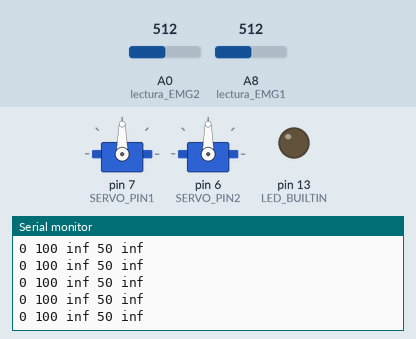
The sketch below on a simulated Arduino Mega 2560, built with avr-gcc and run on an emulated ATmega2560. Parts: 2 × servo, output pins drawn as LEDs (lit = HIGH), the last lines printed to the serial monitor. The inputs (shaded band) are chosen by the test bench; at power-on: A0 (lectura_EMG2) = 512, A8 (lectura_EMG1) = 512.

Above: at 1.2 s.
1.3 s: A0 (lectura_EMG2) set to 190
2.8 s: A0 (lectura_EMG2) set to 159
At 3.55 s:
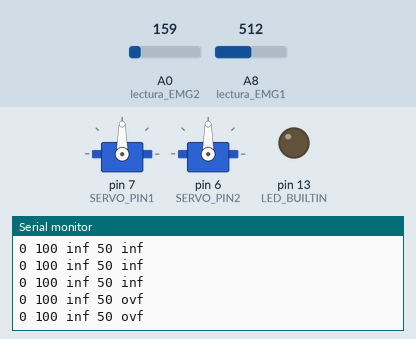
5.1 s: A8 (lectura_EMG1) set to 186
At 5.1 s:
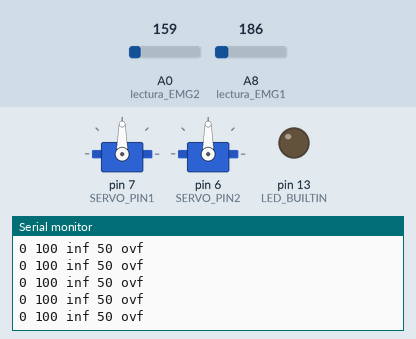
6.6 s: A8 (lectura_EMG1) set to 156
At 6.97 s:
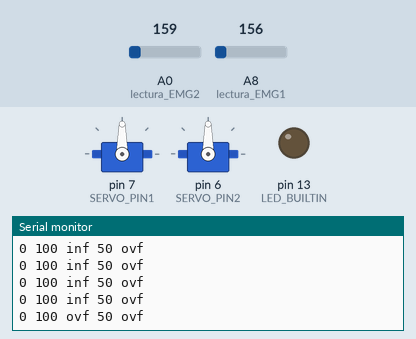

The sketch:

STD_prueba.ino
```cpp
#include <Servo.h>

const unsigned int numReadings = 100;
float analogVals1[numReadings];
float score1_mano;
float score2_mano;
float aread1;
float analogVals2[numReadings];
float score1_muneca;
float score2_muneca;
float aread2;
float ecu_mano = 0;
float ecu_muneca = 0;
float EMG1;
float EMG2;
int SERVO_PIN1 = 7;
int SERVO_PIN2 = 6;
int s = 0;
long x;
int i = 0;
float AVG1, DIF1, DAMV1, RMS1, STD1, DASDV1;
float AVG2, DIF2, DAMV2, RMS2, STD2, DASDV2;
float AVG1_mano, DIF1_mano, DAMV1_mano, RMS1_mano, STD1_mano, DASDV1_mano;
float AVG2_mano, DIF2_mano, DAMV2_mano, RMS2_mano, STD2_mano, DASDV2_mano;
float AVG1_muneca, DIF1_muneca, DAMV1_muneca, RMS1_muneca, STD1_muneca, DASDV1_muneca;
float AVG2_muneca, DIF2_muneca, DAMV2_muneca, RMS2_muneca, STD2_muneca, DASDV2_muneca;
int lectura_EMG1 = A8;
int lectura_EMG2 = A0;
bool score_listo = false;  // Este flag es el que luego me va a indicar si el buffer1 se cargó por completo
int send_counter = 0;
int ParMano[8] = { 1, 0, 25, 25, 25, 0, 25, 50 };
int ParMun[8] = { 0, 1, 20, 20, 20, 0, 40, 45 };
int RefMun[10] = { 87, 32, 1, 92, 82, 28, 96, 42, 84, 28 };
int RefMano[10] = { 41, 164, 0, -173, 20, 157, 36, 144, 35, 156 };


Servo SERVO_1;
Servo SERVO_2;
Servo SERVO_3;

float promedio(float vector[]) {
  float sum = 0;
  float avg = 0;
  for (int j = 0; j < numReadings; j++) {
    sum += vector[j];
  }
  avg = (float)sum * 0.3 / (float)numReadings;
  return avg;
}

float DIF(float vector1[], float vector2[]) {
  /*
     Σ|xi-x(i-1)|
  */
  float sumaDIF = 0;
  for (int j = 0; j < numReadings; j++) {
    sumaDIF += vector1[j] - vector2[j];
  }
  sumaDIF = sumaDIF / numReadings;
  return sumaDIF * 0.4;
}

float damv(float vector[]) {
  /*
     1/N* N-1Σi=1 |xi+1-xi|
  */
  float damveee = 0;
  float sumadamv = 0;
  for (int j = 0; j < numReadings - 1; j++) {
    sumadamv += abs(vector[j + 1] - vector[j]);
  }
  damveee = sumadamv / float(numReadings);
  return damveee * 35;
}

float RMS(float vector[]) {
  /*
     log10(sqrt(N-1Σi=1 |xi+1-xi|^2))
  */
  float sumaRMS = 0;

  for (int j = 0; j < numReadings - 1; j++) {
    sumaRMS += pow(2, vector[j]);
  }
  sumaRMS = sumaRMS / numReadings;
  sumaRMS = sqrt(sumaRMS);
  return sumaRMS * 2.5;
}
float STD(float vector[], int promedio) {
  /*
     NΣi=1 |xi|
  */

  float sumaSTD = 0;

  for (int j = 0; j < numReadings; j++) {
    sumaSTD += pow(2, (vector[j] - promedio));
  }

  sumaSTD = sqrt(sumaSTD / numReadings);
  return sumaSTD * 1.7;
}


void calculo_scores() {
  static unsigned long counter = 0;  // El "static" hace que la variable no vuelva a 0 cada vez que se la llama.
  static unsigned int i = 0;
  counter++;
  if (counter % 1 == 0) {               // cada 1 ms
    aread1 = analogRead(lectura_EMG1);  // Tomo el valor en la entrada analogica A0 (puede ser cualquier puerto analógico A1,A2,etc)
    aread2 = analogRead(lectura_EMG2);  // Tomo el valor en la entrada analogica A0 (puede ser cualquier puerto analógico A1,A2,etc)
    analogVals1[i] = aread1;
    analogVals2[i] = aread2;
    i++;
  }
  if (i % numReadings == 0) {
    i = 0;

    if (RefMano[2] == 0) {  //Cambio el valor a negativo del diff de ser necesario
      RefMano[3] = RefMano[3] * (-1);
      RefMano[2] = -1;
    }

    if (RefMun[2] == 0) {
      RefMun[3] = RefMun[3] * (-1);
      RefMun[2] = -1;
    }

    AVG1 = promedio(analogVals1);


    if (AVG1 > RefMano[0]) {
      AVG1_mano = 1;
    } else {
      AVG1_mano = 1 - (abs(RefMano[0] - AVG1) / (RefMano[0]));
    }

    if (AVG1 > RefMun[0]) {
      AVG1_muneca = 1;
    } else {
      AVG1_muneca = 1 - (abs(RefMun[0] - AVG1) / (RefMun[0]));
    }

    AVG2 = promedio(analogVals2);


    if (AVG2 > RefMano[1]) {
      AVG2_mano = 1;
    } else {
      AVG2_mano = 1 - (abs(RefMano[1] - AVG2) / (RefMano[1]));
    }

    if (AVG2 > RefMun[1]) {
      AVG2_muneca = 1;
    } else {
      AVG2_muneca = 1 - (abs(RefMun[1] - AVG2) / (RefMun[1]));
    }


    DIF1 = DIF(analogVals1, analogVals2);

    DIF1_mano = 1 - abs((RefMano[2] - DIF1) / (RefMano[2]));

    DIF1_muneca = 1 - abs((RefMun[2] - DIF1) / (RefMun[2]));
    if (DIF1_mano > 1) {
      DIF1_mano = 1;
    } else if (DIF1_mano < 0) {
      (DIF1_mano = 0);
    }

    if (DIF1_muneca > 1) {
      DIF1_muneca = 1;
    } else if (DIF1_muneca < 0) {
      (DIF1_muneca = 0);
    }

    DIF2_mano = DIF1_mano;

    DIF2_muneca = DIF2_muneca;


    DAMV1 = damv(analogVals1);
    DAMV2 = damv(analogVals2);


    if (DAMV1 > RefMano[4]) {
      DAMV1_mano = 1;
    } else {
      DAMV1_mano = 1 - (abs(RefMano[4] - DAMV1) / (RefMano[4]));
    }

    if (DAMV1 > RefMun[4]) {
      DAMV1_muneca = 1;
    } else {
      DAMV1_muneca = 1 - (abs(RefMun[4] - DAMV1) / (RefMun[4]));
    }


    if (DAMV2 > RefMano[5]) {
      DAMV2_mano = 1;
    } else {
      DAMV2_mano = 1 - (abs(RefMano[5] - DAMV2) / (RefMano[5]));
    }

    if (DAMV2 > RefMun[5]) {
      DAMV2_muneca = 1;
    } else {
      DAMV2_muneca = 1 - (abs(RefMun[5] - DAMV2) / (RefMun[5]));
    }


    STD1 = STD(analogVals1, AVG1);
    STD2 = STD(analogVals2, AVG2);

    if (STD1 > RefMano[6]) {
      STD1_mano = 1;
    } else {
      STD1_mano = 1 - (abs(RefMano[6] - STD1) / (RefMano[6]));
    }

    if (STD1 > RefMun[6]) {
      STD1_muneca = 1;
    } else {
      STD1_muneca = 1 - (abs(RefMun[6] - STD1) / (RefMun[6]));
    }


    if (STD2 > RefMano[7]) {
      STD2_mano = 1;
    } else {
      STD2_mano = 1 - (abs(RefMano[7] - STD2) / (RefMano[7]));
    }

    if (STD2 > RefMun[7]) {
      STD2_muneca = 1;
    } else {
      STD2_muneca = 1 - (abs(RefMun[7] - STD2) / (RefMun[7]));
    }

    RMS1 = RMS(analogVals1);
    RMS2 = RMS(analogVals2);

    if (RMS1 > RefMano[8]) {
      RMS1_mano = 1;
    } else {
      RMS1_mano = 1 - (abs(RefMano[8] - RMS1) / (RefMano[8]));
    }

    if (RMS1 > RefMun[8]) {
      RMS1_muneca = 1;
    } else {
      RMS1_muneca = 1 - (abs(RefMun[8] - RMS1) / (RefMun[8]));
    }


    if (RMS2 > RefMano[9]) {
      RMS2_mano = 1;
    } else {
      RMS2_mano = 1 - (abs(RefMano[9] - RMS2) / (RefMano[9]));
    }

    if (RMS2 > RefMun[9]) {
      RMS2_muneca = 1;
    } else {
      RMS2_muneca = 1 - (abs(RefMun[9] - RMS2) / (RefMun[9]));
    }

    score1_mano = float(ParMano[2] * AVG1_mano + ParMano[3] * DIF1_mano + ParMano[4] * DAMV1_mano + ParMano[5] * STD1_mano + ParMano[6] * RMS1_mano);
    score2_mano = float(ParMano[2] * AVG2_mano + ParMano[3] * DIF2_mano + ParMano[4] * DAMV2_mano + ParMano[5] * STD2_mano + ParMano[6] * RMS2_mano);

    score1_muneca = float(ParMun[2] * AVG1_muneca + ParMun[3] * DIF1_muneca + ParMun[4] * DAMV1_muneca + ParMun[5] * STD1_muneca + ParMun[6] * RMS1_muneca);
    score2_muneca = float(ParMun[2] * AVG2_muneca + ParMun[3] * DIF2_muneca + ParMun[4] * DAMV2_muneca + ParMun[5] * STD2_muneca + ParMun[6] * RMS2_muneca);

    if (isnan(score1_mano)) {
      score1_mano = 0;
    }
    if (isnan(score2_mano)) {
      score2_mano = 0;
    }
    if (isnan(score1_muneca)) {
      score1_muneca = 0;
    }
    if (isnan(score2_muneca)) {
      score2_muneca = 0;
    }

    ecu_mano = float(ParMano[0] * score1_mano + ParMano[1] * score2_mano);
    ecu_muneca = float(ParMun[0] * score1_muneca + ParMun[1] * score2_muneca);

    score_listo = true;
  }
}


void setup() {
  // put your setup code here, to run once:
  Serial.begin(9600);
  SERVO_1.attach(SERVO_PIN1);
  SERVO_2.attach(SERVO_PIN2);
  Serial.setTimeout(20);
  pinMode(LED_BUILTIN, OUTPUT);
}

void loop() {
  // put your main code here, to run repeatedly:
  static uint32_t tStart = millis();  // ms; start time
  const uint32_t DESIRED_PERIOD = 1;  // ms
  uint32_t tNow = millis();           // ms; time now
  unsigned int j = 0;

  if (tNow - tStart >= DESIRED_PERIOD) {

    tStart += DESIRED_PERIOD;
    calculo_scores();
    if (score_listo) {

      // Add "fake" plots to stabilize Y axis
      Serial.print(0);  // To freeze the lower limit
      Serial.print(" ");
      Serial.print(100);  // To freeze the upper limit
      Serial.print(" ");

      // Print value to Serial Monitor
      Serial.print(STD1);
      Serial.print(" ");
      Serial.print(50);
      Serial.print(" ");
      Serial.println(STD2);
      score_listo = false;
    }
  }
}
```

Measured:
- the behaviour switches between 173 and 172 on A0 (lectura_EMG2) (found by bisection; images 0 and 1)
- the behaviour switches between 173 and 172 on A8 (lectura_EMG1) (found by bisection; images 2 and 3)
- after the input at 2.8 s, the serial monitor: prints a new line after 0.37 s (image 1)
- after the input at 6.6 s, the serial monitor: prints a new line after 0.21 s (image 3)
